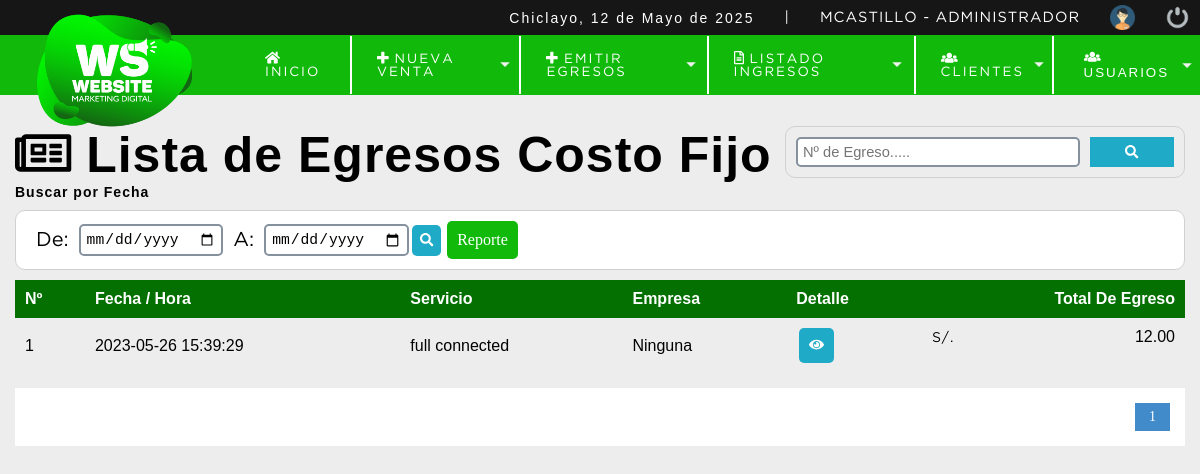
The app's page /sistema/listar_egreso_fijo.php (signed in) with its own data.
### tables this page shows
CREATE TABLE `egreso_fijo` (
  `id_fijo` int NOT NULL,
  `fj_servicio` varchar(100) NOT NULL,
  `fj_empresa` varchar(100) NOT NULL,
  `fj_descripcion` text NOT NULL,
  `fj_monto` decimal(10,2) NOT NULL,
  `fj_fecha` datetime NOT NULL DEFAULT CURRENT_TIMESTAMP,
  `fj_estado` int NOT NULL DEFAULT '1'
);

### sistema/listar_egreso_fijo.php (the view, shortened to what this page needs)
<?php
include "../conexion.php";
?>
<!DOCTYPE html>
<html lang="es">
<head>
    <?php include "includes/scripts.php"; ?>
</head>
<body>
    <?php include "includes/header.php"; ?>
    <br>
    <section id="container">
        <br>
        <h1><i class="far fa-newspaper"></i> Lista de Egresos Costo Fijo</h1>
        <form action="buscar_fijo.php" method="get" class="form_search">
            <input type="text" name="busqueda" id="busqueda" placeholder="Nº de Egreso.....">
            <button type="submit" class="btn_search"><i class="fas fa-search"></i></button>
        </form>
        <div>
            <h5>Buscar por Fecha</h5>
            <form action="buscar_fijo.php" method="get" class="form_search_date">
                <label>De: </label>
                <input type="date" name="fecha_de" id="fecha_de" required></input>
                <label>A: </label>
                <input type="date" name="fecha_a" id="fecha_a" required></input>
                <button type="submit" class="btn_view"><i class="fas fa-search"></i></button>
                <div class="btn_reporte" onclick="reporteEgresoFijoPDF();">Reporte</div>
            </form>
        </div>
        <table class="table table-light">
            <tbody>
                <tr>
                    <th>Nº</th>
                    <th>Fecha / Hora</th>
                    <th>Servicio</th>
                    <th>Empresa</th>
                    <th>Detalle</th>
                    <th class="textright">Total De Egreso</th>
                </tr>
                <?php
                $sql_registro = mysqli_query($conexion, "SELECT COUNT(*) AS total_registro FROM egreso_fijo WHERE fj_estado != 10");
                $result_registro = mysqli_fetch_array($sql_registro);
                $total_registro = $result_registro['total_registro'];
                $por_pagina  = 5;
                if (empty($_GET['pagina'])) {
                    $pagina = 1;
                } else {
                    $pagina = $_GET['pagina'];
                }
                $desde = ($pagina - 1) * $por_pagina;
                $total_paginas = ceil($total_registro / $por_pagina);
                $query = mysqli_query($conexion, "SELECT e.id_fijo,e.fj_servicio,e.fj_empresa,e.fj_descripcion,e.fj_monto,e.fj_fecha FROM egreso_fijo e
                                                    WHERE e.fj_estado != 10 ORDER BY e.fj_fecha DESC LIMIT $desde,$por_pagina");
                $result = mysqli_num_rows($query);
                if ($result > 0) {
                    while ($data = mysqli_fetch_array($query)) {
                ?>
                        <tr id="row_<?php echo $data["id_fijo"]; ?>">
                            <td><?php echo $data["id_fijo"]; ?></td>
                            <td><?php echo $data["fj_fecha"]; ?></td>
                            <td><?php echo $data["fj_servicio"]; ?></td>
                            <td><?php echo $data["fj_empresa"]; ?></td>
                            <td>
                                <div class="div_factura">
                                    <button class="btn_view mostrar_detalle" fa="<?php echo $data["id_fijo"]; ?>"><i class="fas fa-eye"></i></button>
                                </div>
                            </td>
                            <td class="textright totalfactura"><span>S/.</span><?php echo $data["fj_monto"]; ?></td>
                        </tr>
                <?php
                    }
                }
                ?>
            </tbody>
        </table>
        <div class="paginador">
            <ul>
                <?php
                for ($i = 1; $i <= $total_paginas; $i++) {
                    if ($i == $pagina) {
                        echo '<li class="pageselect">' . $i . '</li>';
                    } else {
                        echo '<li><a href="?pagina=' . $i . '">' . $i . '</a></li>';
                    }
                }
                ?>
            </ul>
        </div><br>
    </section>
</body>
</html>

### sistema/css/style.css (style rules this page uses)
* { margin: 0; padding: 0; box-sizing: border-box; }
body { background: #ededed; }
h1, h2, h3, h4, h5, h6 { font-family: 'arial'; font-weight: bold; letter-spacing: 1px; }
h1 { font-size: 26px; }
h5 { font-size: 14px; }
span { font-family: 'GothamBook'; letter-spacing: 1px; font-size: 14px; line-height: 20px; }
#container { padding: 90px 15px 15px; }
form { background: #fff; margin: auto; padding: 20px 50px; border: 1px solid #d1d1d1; }
label { display: block; font-size: 20px; font-family: 'GothamBook'; margin: 15px auto 5px auto; }
input,select { display: block; width: 100%; font-size: 11pt; padding: 5px; border: 2px solid #85929e; border-radius: 5px; -webkit-border-radius: 5px; -moz-border-radius: 5px; -ms-border-radius: 5px; -o-border-radius: 5px; }
#container h1 { font-size: 50px; display: inline-block; }
table { border-collapse: collapse; font-family: 'arial'; font-size: 12pt; width: 100%; }
table th { text-align: left; padding: 10px; background: #047001; color: #fff; }
table tr:nth-child(odd) { background: #fff; }
table td { padding: 10px; }
.paginador ul { padding: 15px; list-style: none; background: #fff; margin-top: 15px; display: -webkit-flex; display: -moz-flex; display: -ms-flex; display: -o-flex; display: flex; justify-content: flex-end; }
.paginador a, .pageselect { color: #428bca; border: 1px solid #ddd; padding: 5px; display: inline-block; font-size: 14px; text-align: center; width: 35px; }
.pageselect { color: #fff; background: #428bca; border: 1px solid #428bca; }
.form_search { display: flex; float: right; background: initial; padding: 10px; border-radius: 10px; -webkit-border-radius: 10px; -moz-border-radius: 10px; -ms-border-radius: 10px; -o-border-radius: 10px; width: 400px; }
.form_search .btn_search { background: #1faac8; color: #fff; padding: 0 20px; border: 5px; cursor: pointer; margin-left: 10px; width: 100px; }
.form_search input { width: 100%; }
.textright { text-align: right; }
.form_search_date { padding: 10px; display: flex; justify-content: flex-start; align-items: center; border-radius: 10px; -webkit-border-radius: 10px; -moz-border-radius: 10px; -ms-border-radius: 10px; -o-border-radius: 10px; margin: 10px auto; }
.form_search_date label { margin: 0 10px; }
.form_search_date input { width: auto; }
.form_search_date .btn_view { padding: 8px; }
.btn_view { background-color: #1faac8; border: 0; border-radius: 5px; -webkit-border-radius: 5px; -moz-border-radius: 5px; -ms-border-radius: 5px; -o-border-radius: 5px; cursor: pointer; padding: 10px; margin: 0 3px; color: #fff; }
.btn_reporte { background-color: #11B90A; border: 0; border-radius: 5px; -webkit-border-radius: 5px; -moz-border-radius: 5px; -ms-border-radius: 5px; -o-border-radius: 5px; cursor: pointer; padding: 10px; margin: 0 3px; color: #fff; }
.totalfactura { display: flex; justify-content: space-between; }

### records on screen
egreso_fijo: id_fijo "1", fj_fecha "2023-05-26 15:39:29", fj_servicio "full connected", fj_empresa "Ninguna", fj_monto "12.00"

### other values on screen
fechaC() "12 de Mayo de 2025"
$_SESSION['user'] "MCASTILLO"
$_SESSION['nomrol'] "ADMINISTRADOR"
